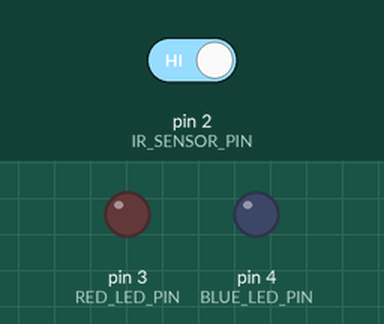
The sketch below on a simulated Arduino Uno, built with avr-gcc and run on an emulated ATmega328P. Shown: output pins drawn as LEDs (lit = HIGH). Dashed ring = blinking. The test bench sets the inputs (shaded band); at power-on: pin 2 (IR_SENSOR_PIN) HIGH.

Above: at 1.2 s.
1.3 s: pin 2 (IR_SENSOR_PIN) driven LOW
At 1.4 s:
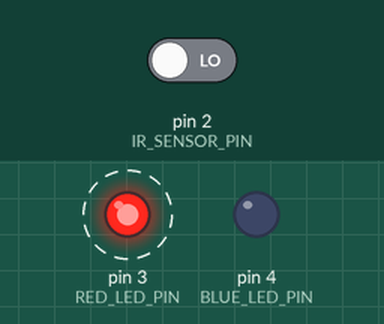
4.3 s: pin 2 (IR_SENSOR_PIN) driven HIGH
At 4.4 s:
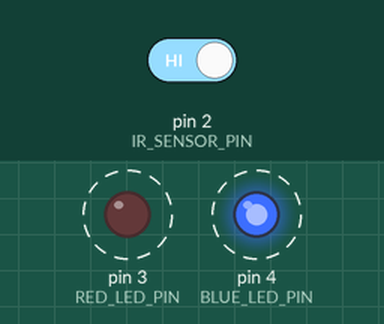
Timing chart, 0 to 7.3 s (numbered marks = the images above; inputs shaded):
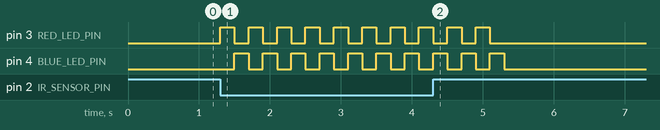

The sketch:

infrared-alarm-system.ino
```cpp
// Lesson #15 - Simple infrared alarm system

// Pin definitions
const int IR_SENSOR_PIN = 2;   // Infrared sensor signal
const int RED_LED_PIN  = 3;   // Red LED
const int BLUE_LED_PIN = 4;   // Blue LED

void setup() {
  // Configure pins
  pinMode(IR_SENSOR_PIN, INPUT);
  pinMode(RED_LED_PIN, OUTPUT);
  pinMode(BLUE_LED_PIN, OUTPUT);

  // Make sure LEDs start OFF
  digitalWrite(RED_LED_PIN, LOW);
  digitalWrite(BLUE_LED_PIN, LOW);
}

void loop() {
  // Read the infrared sensor
  int sensorState = digitalRead(IR_SENSOR_PIN);

  // Sensor is ACTIVE LOW
  if (sensorState == LOW) {
    // Object detected - trigger alarm
    triggerAlarm();
  }

  // Small delay to avoid noisy readings
  delay(50);
}

void triggerAlarm() {
  // Blink LEDs alternately for 4 seconds
  for (int i = 0; i < 10; i++) {   // 10 × 0.4 = 4s total
    digitalWrite(RED_LED_PIN, HIGH);
    digitalWrite(BLUE_LED_PIN, LOW);
    delay(200);

    digitalWrite(RED_LED_PIN, LOW);
    digitalWrite(BLUE_LED_PIN, HIGH);
    delay(200);
  }

  // Turn both LEDs OFF after alarm
  digitalWrite(RED_LED_PIN, LOW);
  digitalWrite(BLUE_LED_PIN, LOW);
}
```

Measured:
- after the input at 1.3 s, pin 3 (RED_LED_PIN): alternates HIGH for 0.20 s and LOW for 0.20 s, starting at once; pin 4 (BLUE_LED_PIN): alternates HIGH for 0.20 s and LOW for 0.20 s, starting after 0.20 s
- after the input at 4.3 s, pin 3 (RED_LED_PIN): goes on until 5.1 s, then stays LOW; pin 4 (BLUE_LED_PIN): goes on until 5.3 s, then stays LOW
